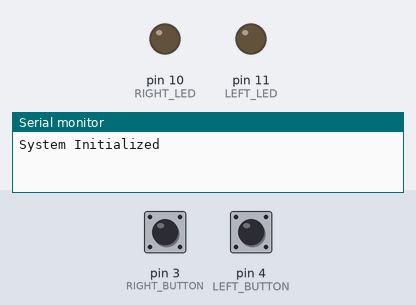
Bench run of a sketch on a simulated Arduino Uno, built with avr-gcc and run on an emulated ATmega328P. Parts: output pins drawn as LEDs (lit = HIGH), the last lines printed to the serial monitor. Dashed ring = blinking. Inputs (shaded band) come from the test bench; at power-on: pin 3 (RIGHT_BUTTON) LOW, pin 4 (LEFT_BUTTON) LOW.

Above: at 1.2 s.
1.3 s: pin 3 (RIGHT_BUTTON) pulled HIGH for 3.2 s
At 2.85 s:
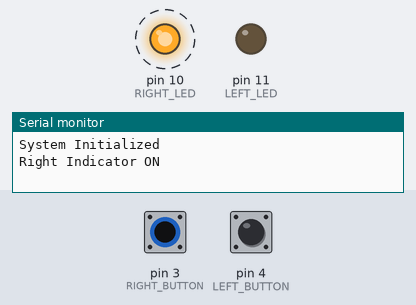
6.0 s: pin 4 (LEFT_BUTTON) pulled HIGH for 3.2 s
At 7.65 s:
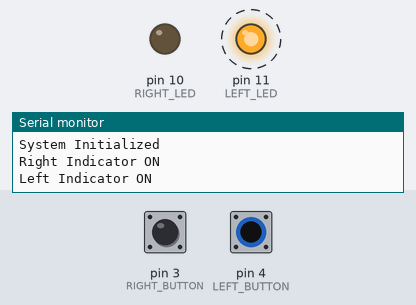
10.8 s: pin 3 (RIGHT_BUTTON) driven HIGH and pin 4 (LEFT_BUTTON) driven HIGH
At 12.45 s:
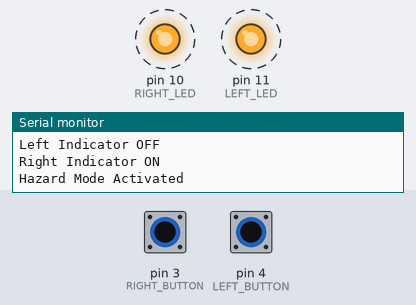
Timing chart, 0 to 17.8 s (numbered marks = the images above; inputs shaded):
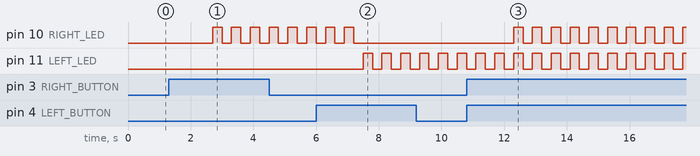

Measured:
- after the input at 1.3 s, pin 10 (RIGHT_LED): alternates HIGH for 0.30 s and LOW for 0.30 s, starting after 1.4 s
- after the input at 6.0 s, pin 10 (RIGHT_LED): goes on until 7.2 s, then stays LOW; pin 11 (LEFT_LED): alternates HIGH for 0.30 s and LOW for 0.30 s, starting after 1.5 s
- after the input at 10.8 s, pin 10 (RIGHT_LED): alternates HIGH for 0.30 s and LOW for 0.30 s, starting after 1.5 s

The sketch:

light_indicator.ino
```cpp
const int LEFT_BUTTON = 4;
const int RIGHT_BUTTON = 3;
const int LEFT_LED = 11;
const int RIGHT_LED = 10;

bool leftIndicatorOn = false;
bool rightIndicatorOn = false;
bool hazardMode = false;
bool toggleState = false;

unsigned long lastButtonCheck = 0;
unsigned long lastToggle = 0;
unsigned long leftPressStart = 0;
unsigned long rightPressStart = 0;

const unsigned long BUTTON_CHECK_INTERVAL = 50;
const unsigned long TOGGLE_INTERVAL = 300;
const unsigned long LONG_PRESS_TIME = 1000;

void setup() {
  pinMode(LEFT_BUTTON, INPUT);
  pinMode(RIGHT_BUTTON, INPUT);
  pinMode(LEFT_LED, OUTPUT);
  pinMode(RIGHT_LED, OUTPUT);

  Serial.begin(9600);
  Serial.println("System Initialized");
}

void loop() {
  unsigned long currentMillis = millis();

  if (currentMillis - lastButtonCheck >= BUTTON_CHECK_INTERVAL) {
    lastButtonCheck = currentMillis;
    handleButtons(currentMillis);
  }

  if (currentMillis - lastToggle >= TOGGLE_INTERVAL) {
    lastToggle = currentMillis;
    toggleState = !toggleState;
    updateLEDs();
  }
}

void handleButtons(unsigned long now) {
  bool leftPressed = digitalRead(LEFT_BUTTON);
  bool rightPressed = digitalRead(RIGHT_BUTTON);

  static bool leftHandled = false;
  static bool rightHandled = false;

  //left press
  if (leftPressed) {
    if (leftPressStart == 0) leftPressStart = now;
    if (!leftHandled && now - leftPressStart >= LONG_PRESS_TIME) {
      if (hazardMode) {
        hazardMode = false;
        Serial.println("Hazard Mode Deactivated");
      } else {
        leftIndicatorOn = !leftIndicatorOn;
        rightIndicatorOn = false;
        Serial.println(leftIndicatorOn ? "Left Indicator ON" : "Left Indicator OFF");
      }
      leftHandled = true;
    }
  } else {
    leftPressStart = 0;
    leftHandled = false;
  }

  //right press
  if (rightPressed) {
    if (rightPressStart == 0) rightPressStart = now;
    if (!rightHandled && now - rightPressStart >= LONG_PRESS_TIME) {
      if (hazardMode) {
        hazardMode = false;
        Serial.println("Hazard Mode Deactivated");
      } else {
        rightIndicatorOn = !rightIndicatorOn;
        leftIndicatorOn = false;
        Serial.println(rightIndicatorOn ? "Right Indicator ON" : "Right Indicator OFF");
      }
      rightHandled = true;
    }
  } else {
    rightPressStart = 0;
    rightHandled = false;
  }

  //Hazard mode
  if (leftPressed && rightPressed &&
      (now - leftPressStart >= LONG_PRESS_TIME) &&
      (now - rightPressStart >= LONG_PRESS_TIME)) {
    if (!hazardMode) {
      hazardMode = true;
      leftIndicatorOn = false;
      rightIndicatorOn = false;
      Serial.println("Hazard Mode Activated");
    }
  }
}

void updateLEDs() {
  if (hazardMode) {
    digitalWrite(LEFT_LED, toggleState);
    digitalWrite(RIGHT_LED, toggleState);
  } else {
    digitalWrite(LEFT_LED, leftIndicatorOn ? toggleState : LOW);
    digitalWrite(RIGHT_LED, rightIndicatorOn ? toggleState : LOW);
  }
}
```

indicator_logic.h
```cpp
#ifndef INDICATOR_LOGIC_H
#define INDICATOR_LOGIC_H

void IndicatorLogic_Init();
void IndicatorLogic_Update(unsigned long currentMillis);
void IndicatorLogic_Toggle();

#endif
```

scheduler.h
```cpp
#ifndef SCHEDULER_H
#define SCHEDULER_H

void Scheduler_Init(void (*task)(void));
void Scheduler_Run();

#endif
```

main.cpp
```cpp
#include <Arduino.h>
#include "gpio_driver.h"
#include "uart_driver.h"
#include "timer_driver.h"
#include "scheduler.h"
#include "indicator_logic.h"

void App_Task() {
    unsigned long currentMillis = millis();
    IndicatorLogic_Update(currentMillis);
    IndicatorLogic_Toggle();
}

void setup() {
    GPIO_Init();
    UART_Init();
    IndicatorLogic_Init();
    Scheduler_Init(App_Task);
}

void loop() {
    Scheduler_Run();  // handles 100 ms task calling
}
```

timer_driver.h
```cpp
#ifndef TIMER_DRIVER_H
#define TIMER_DRIVER_H

unsigned long Timer_GetMillis();

#endif
```

uart_driver.h
```cpp
#ifndef UART_DRIVER_H
#define UART_DRIVER_H

void UART_Init();
void UART_Print(const char* msg);

#endif
```

gpio_driver.h
```cpp
#ifndef GPIO_DRIVER_H
#define GPIO_DRIVER_H

void GPIO_Init();
int GPIO_Read(int pin);
void GPIO_Write(int pin, int value);

#define HIGH 1
#define LOW  0

#endif
```
